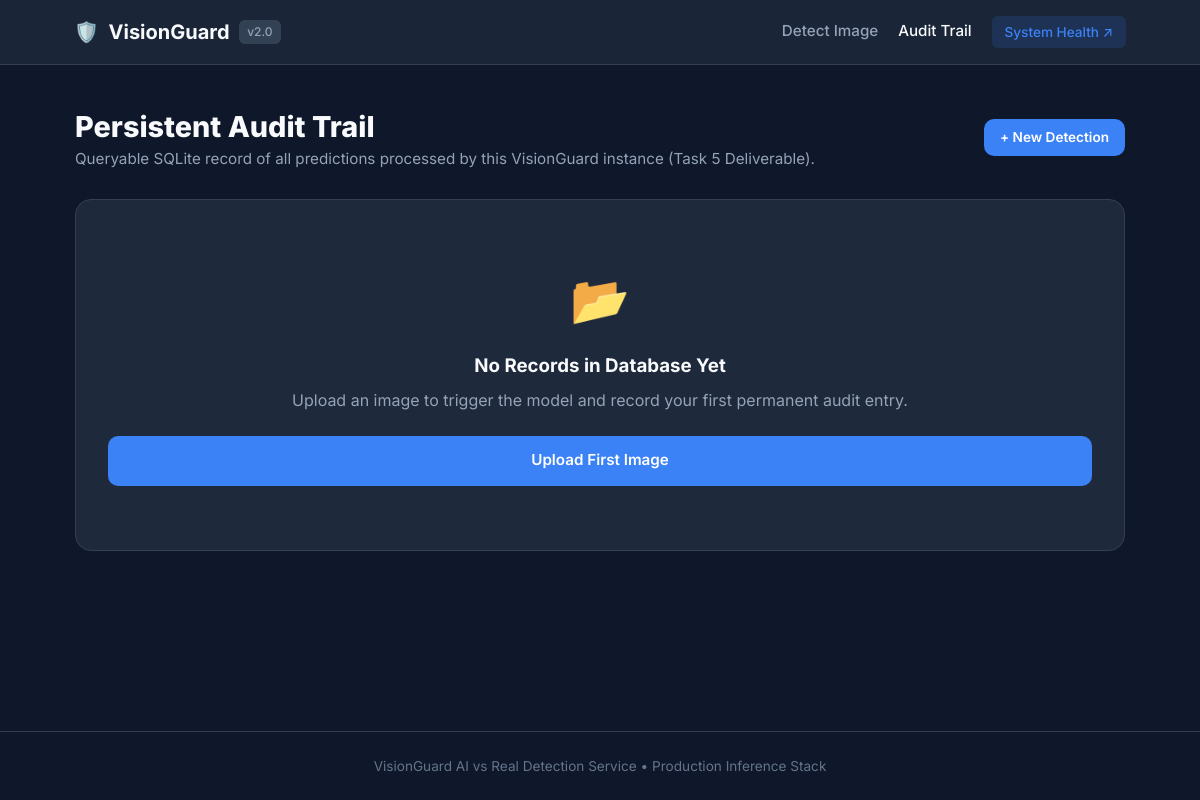
Before: /history with the older database file.
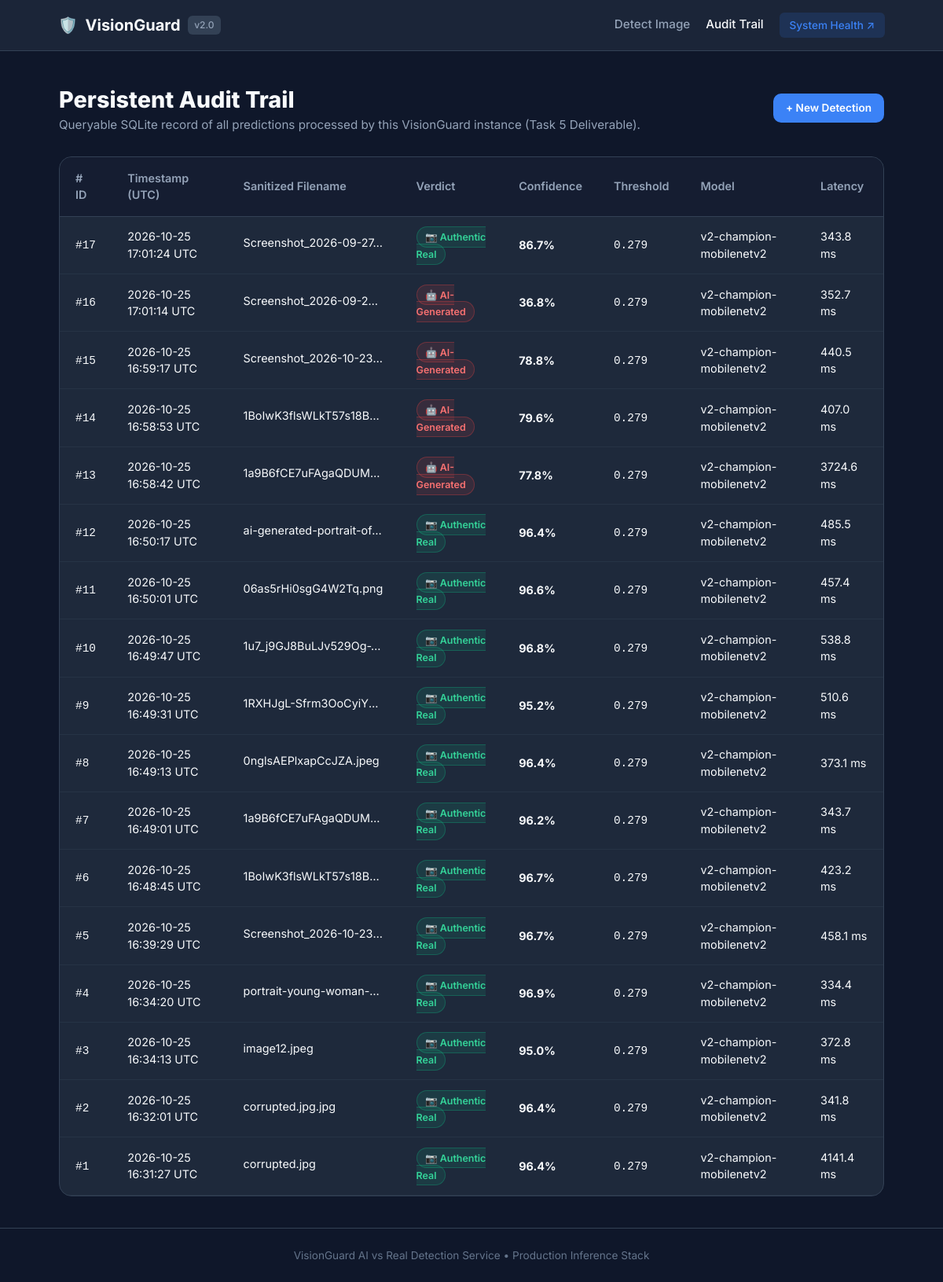
After: the same page with the newer database file.
### tables this page shows
CREATE TABLE predictions (
            id INTEGER PRIMARY KEY AUTOINCREMENT,
            timestamp TEXT NOT NULL,
            filename TEXT NOT NULL,
            predicted_label TEXT NOT NULL,
            confidence REAL NOT NULL,
            decision_threshold REAL NOT NULL,
            model_version TEXT NOT NULL,
            latency_ms REAL NOT NULL
        );

### app.py (the view)
@app.route("/history", methods=["GET"])
def history():
    records = get_prediction_history(limit=50)
    return render_template("history.html", records=records)

### src/database.py (called while the page is built)
def get_db_path():
    return os.getenv("DATABASE_PATH", DEFAULT_DB_PATH)

def get_prediction_history(limit=50, db_path=None):
    path = db_path or get_db_path()
    if not os.path.exists(path):
        init_db(path)
    conn = sqlite3.connect(path)
    conn.row_factory = sqlite3.Row
    cursor = conn.cursor()
    cursor.execute("""
        SELECT id, timestamp, filename, predicted_label, confidence, decision_threshold, model_version, latency_ms
        FROM predictions
        ORDER BY id DESC
        LIMIT ?
    """, (limit,))
    rows = [dict(row) for row in cursor.fetchall()]
    conn.close()
    return rows

### templates/history.html
{% extends "base.html" %}
{% block content %}
<div class="history-container">
    <div class="history-header">
        <div>
            <h1 class="history-title">Persistent Audit Trail</h1>
            <p class="history-subtitle">Queryable SQLite record of all predictions processed by this VisionGuard instance (Task 5 Deliverable).</p>
        </div>
        <a href="{{ url_for('index') }}" class="btn btn-primary btn-sm">+ New Detection</a>
    </div>
    {% if records and records|length > 0 %}
        <div class="table-card">
            <div class="table-responsive">
                <table class="audit-table">
                    <thead>
                        <tr>
                            <th># ID</th>
                            <th>Timestamp (UTC)</th>
                            <th>Sanitized Filename</th>
                            <th>Verdict</th>
                            <th>Confidence</th>
                            <th>Threshold</th>
                            <th>Model</th>
                            <th>Latency</th>
                        </tr>
                    </thead>
                    <tbody>
                        {% for row in records %}
                            <tr>
                                <td class="col-id"><code>#{{ row.id }}</code></td>
                                <td class="col-time">{{ row.timestamp }}</td>
                                <td class="col-file" title="{{ row.filename }}">
                                    <span class="file-pill">{{ row.filename }}</span>
                                </td>
                                <td>
                                    {% if row.predicted_label == "AI-Generated" %}
                                        <span class="badge badge-ai">🤖 AI-Generated</span>
                                    {% else %}
                                        <span class="badge badge-real">📷 Authentic Real</span>
                                    {% endif %}
                                </td>
                                <td class="col-conf"><strong>{{ "%.1f"|format(row.confidence * 100) }}%</strong></td>
                                <td class="col-thresh"><code>{{ "%.3f"|format(row.decision_threshold) }}</code></td>
                                <td class="col-model">{{ row.model_version }}</td>
                                <td class="col-lat">{{ "%.1f"|format(row.latency_ms) }} ms</td>
                            </tr>
                        {% endfor %}
                    </tbody>
                </table>
            </div>
        </div>
    {% else %}
        <div class="empty-state">
            <div class="empty-icon">📂</div>
            <h3>No Records in Database Yet</h3>
            <p>Upload an image to trigger the model and record your first permanent audit entry.</p>
            <a href="{{ url_for('index') }}" class="btn btn-primary">Upload First Image</a>
        </div>
    {% endif %}
</div>
{% endblock %}

### templates/base.html (shortened to what this page needs)
<!DOCTYPE html>
<html lang="en">
<head>
    <link rel="stylesheet" href="{{ url_for('static', filename='css/style.css') }}">
</head>
<body>
    <header class="navbar">
        <div class="nav-container">
            <a href="{{ url_for('index') }}" class="nav-brand">
                <span class="brand-shield">🛡️</span>
                <span class="brand-name">VisionGuard</span>
                <span class="brand-badge">v2.0</span>
            </a>
            <nav class="nav-links">
                <a href="{{ url_for('index') }}" class="nav-link {% if request.endpoint == 'index' %}active{% endif %}">Detect Image</a>
                <a href="{{ url_for('history') }}" class="nav-link {% if request.endpoint == 'history' %}active{% endif %}">Audit Trail</a>
                <a href="{{ url_for('health') }}" target="_blank" class="nav-link nav-health">System Health ↗</a>
            </nav>
        </div>
    </header>
    <main class="main-content">
        {% block content %}{% endblock %}
    </main>
    <footer class="footer">
        <div class="footer-container">
            <p>VisionGuard AI vs Real Detection Service • Production Inference Stack</p>
        </div>
    </footer>
</body>
</html>

### static/css/style.css (style rules this page uses)
:root { --bg-primary: #0f172a; --bg-secondary: #1e293b; --bg-card: #1e293b; --border-color: #334155; --text-primary: #f8fafc; --text-secondary: #94a3b8; --text-muted: #64748b; --accent-blue: #3b82f6; --accent-blue-hover: #2563eb; --color-ai: #ef4444; --color-ai-bg: rgba(239, 68, 68, 0.12); --color-real: #10b981; --color-real-bg: rgba(16, 185, 129, 0.12); --radius-sm: 6px; --radius-md: 10px; --radius-lg: 16px; }
* { margin: 0; padding: 0; box-sizing: border-box; }
body { font-family: 'Inter', -apple-system, BlinkMacSystemFont, sans-serif; background-color: var(--bg-primary); color: var(--text-primary); line-height: 1.5; min-height: 100vh; display: flex; flex-direction: column; }
.navbar { background-color: rgba(30, 41, 59, 0.85); backdrop-filter: blur(12px); border-bottom: 1px solid var(--border-color); position: sticky; top: 0; z-index: 100; }
.nav-container { max-width: 1100px; margin: 0 auto; padding: 1rem 1.5rem; display: flex; justify-content: space-between; align-items: center; }
.nav-brand { display: flex; align-items: center; gap: 0.6rem; text-decoration: none; color: var(--text-primary); font-weight: 700; font-size: 1.25rem; }
.brand-badge { background-color: var(--border-color); color: var(--text-secondary); font-size: 0.75rem; padding: 0.2rem 0.5rem; border-radius: var(--radius-sm); font-weight: 500; }
.nav-links { display: flex; align-items: center; gap: 1.25rem; }
.nav-link { text-decoration: none; color: var(--text-secondary); font-weight: 500; font-size: 0.95rem; transition: color 0.2s ease; }
.nav-link:hover, .nav-link.active { color: var(--text-primary); }
.nav-health { background-color: rgba(59, 130, 246, 0.15); color: var(--accent-blue); padding: 0.35rem 0.8rem; border-radius: var(--radius-sm); font-size: 0.85rem; }
.main-content { flex: 1; padding: 2.5rem 1.5rem; max-width: 1100px; margin: 0 auto; width: 100%; }
.btn { display: inline-flex; align-items: center; justify-content: center; padding: 0.85rem 1.5rem; font-weight: 600; font-size: 0.95rem; border-radius: var(--radius-md); cursor: pointer; border: none; text-decoration: none; transition: all 0.2s ease; width: 100%; }
.btn-primary { background-color: var(--accent-blue); color: white; }
.btn-sm { width: auto; padding: 0.5rem 1rem; font-size: 0.85rem; }
.history-container { max-width: 1050px; margin: 0 auto; }
.history-header { display: flex; justify-content: space-between; align-items: center; margin-bottom: 1.75rem; }
.history-title { font-size: 1.8rem; font-weight: 800; }
.history-subtitle { color: var(--text-secondary); font-size: 0.95rem; }
.table-card { background-color: var(--bg-card); border: 1px solid var(--border-color); border-radius: var(--radius-lg); overflow: hidden; }
.table-responsive { overflow-x: auto; }
.audit-table { width: 100%; border-collapse: collapse; font-size: 0.9rem; text-align: left; }
.audit-table th { background-color: rgba(15, 23, 42, 0.6); padding: 1rem 1.25rem; font-weight: 600; color: var(--text-secondary); border-bottom: 1px solid var(--border-color); }
.audit-table td { padding: 0.9rem 1.25rem; border-bottom: 1px solid rgba(51, 65, 85, 0.4); }
.file-pill { max-width: 180px; display: inline-block; overflow: hidden; text-overflow: ellipsis; white-space: nowrap; }
.badge { padding: 0.3rem 0.65rem; border-radius: 9999px; font-size: 0.78rem; font-weight: 600; }
.badge-ai { background-color: var(--color-ai-bg); color: #f87171; border: 1px solid rgba(239, 68, 68, 0.3); }
.badge-real { background-color: var(--color-real-bg); color: #34d399; border: 1px solid rgba(16, 185, 129, 0.3); }
.footer { border-top: 1px solid var(--border-color); padding: 1.5rem; text-align: center; color: var(--text-muted); font-size: 0.85rem; margin-top: auto; }

Changed rows visible on the page:
added predictions: id "17", timestamp "2026-10-25 17:01:24 UTC", filename "Screenshot_2026-09-27…", predicted_label "📷 Authentic Real", row.confidence*100 "86.7", decision_threshold "0.279", model_version "v2-champion-mobilenetv2", latency_ms "343.8"
added predictions: id "16", timestamp "2026-10-25 17:01:14 UTC", filename "Screenshot_2026-09-2…", predicted_label "🤖 AI-Generated", row.confidence*100 "36.8", decision_threshold "0.279", model_version "v2-champion-mobilenetv2", latency_ms "352.7"
added predictions: id "15", timestamp "2026-10-25 16:59:17 UTC", filename "Screenshot_2026-10-23…", predicted_label "🤖 AI-Generated", row.confidence*100 "78.8", decision_threshold "0.279", model_version "v2-champion-mobilenetv2", latency_ms "440.5"
added predictions: id "14", timestamp "2026-10-25 16:58:53 UTC", filename "1BoIwK3flsWLkT57s18B…", predicted_label "🤖 AI-Generated", row.confidence*100 "79.6", decision_threshold "0.279", model_version "v2-champion-mobilenetv2", latency_ms "407.0"
added predictions: id "13", timestamp "2026-10-25 16:58:42 UTC", filename "1a9B6fCE7uFAgaQDUM…", predicted_label "🤖 AI-Generated", row.confidence*100 "77.8", decision_threshold "0.279", model_version "v2-champion-mobilenetv2", latency_ms "3724.6"
added predictions: id "12", timestamp "2026-10-25 16:50:17 UTC", filename "ai-generated-portrait-of…", predicted_label "📷 Authentic Real", row.confidence*100 "96.4", decision_threshold "0.279", model_version "v2-champion-mobilenetv2", latency_ms "485.5"
added predictions: id "11", timestamp "2026-10-25 16:50:01 UTC", filename "06as5rHi0sgG4W2Tq.png", predicted_label "📷 Authentic Real", row.confidence*100 "96.6", decision_threshold "0.279", model_version "v2-champion-mobilenetv2", latency_ms "457.4"
added predictions: id "10", timestamp "2026-10-25 16:49:47 UTC", filename "1u7_j9GJ8BuLJv529Og-…", predicted_label "📷 Authentic Real", row.confidence*100 "96.8", decision_threshold "0.279", model_version "v2-champion-mobilenetv2", latency_ms "538.8"
added predictions: id "9", timestamp "2026-10-25 16:49:31 UTC", filename "1RXHJgL-Sfrm3OoCyiY…", predicted_label "📷 Authentic Real", row.confidence*100 "95.2", decision_threshold "0.279", model_version "v2-champion-mobilenetv2", latency_ms "510.6"
added predictions: id "8", timestamp "2026-10-25 16:49:13 UTC", filename "0nglsAEPlxapCcJZA.jpeg", predicted_label "📷 Authentic Real", row.confidence*100 "96.4", decision_threshold "0.279", model_version "v2-champion-mobilenetv2", latency_ms "373.1"
added predictions: id "7", timestamp "2026-10-25 16:49:01 UTC", filename "1a9B6fCE7uFAgaQDUM…", predicted_label "📷 Authentic Real", row.confidence*100 "96.2", decision_threshold "0.279", model_version "v2-champion-mobilenetv2", latency_ms "343.7"
added predictions: id "6", timestamp "2026-10-25 16:48:45 UTC", filename "1BoIwK3flsWLkT57s18B…", predicted_label "📷 Authentic Real", row.confidence*100 "96.7", decision_threshold "0.279", model_version "v2-champion-mobilenetv2", latency_ms "423.2"
added predictions: id "5", timestamp "2026-10-25 16:39:29 UTC", filename "Screenshot_2026-10-23…", predicted_label "📷 Authentic Real", row.confidence*100 "96.7", decision_threshold "0.279", model_version "v2-champion-mobilenetv2", latency_ms "458.1"
added predictions: id "4", timestamp "2026-10-25 16:34:20 UTC", filename "portrait-young-woman-…", predicted_label "📷 Authentic Real", row.confidence*100 "96.9", decision_threshold "0.279", model_version "v2-champion-mobilenetv2", latency_ms "334.4"
added predictions: id "3", timestamp "2026-10-25 16:34:13 UTC", filename "image12.jpeg", predicted_label "📷 Authentic Real", row.confidence*100 "95.0", decision_threshold "0.279", model_version "v2-champion-mobilenetv2", latency_ms "372.8"
added predictions: id "2", timestamp "2026-10-25 16:32:01 UTC", filename "corrupted.jpg.jpg", predicted_label "📷 Authentic Real", row.confidence*100 "96.4", decision_threshold "0.279", model_version "v2-champion-mobilenetv2", latency_ms "341.8"
added predictions: id "1", timestamp "2026-10-25 16:31:27 UTC", filename "corrupted.jpg", predicted_label "📷 Authentic Real", row.confidence*100 "96.4", decision_threshold "0.279", model_version "v2-champion-mobilenetv2", latency_ms "4141.4"
Other visible differences:
text no longer shown: "📂 No Records in Database Yet Upload an image to trigger the model and record your first permanent audit entry. Upload First Image"
text now shown: "# ID Timestamp (UTC) Sanitized Filename Verdict Confidence Threshold Model Latency"
